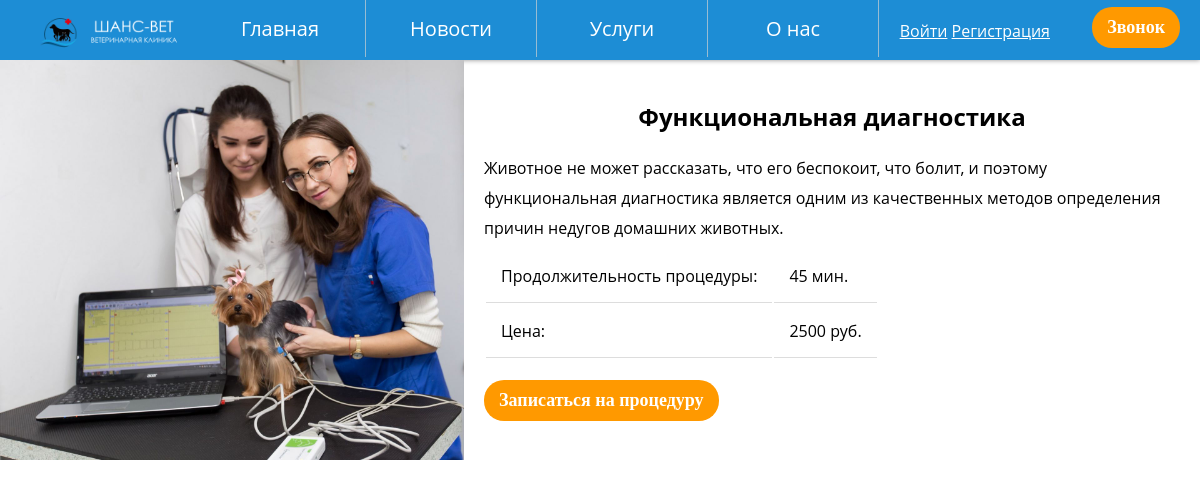
The page /tour.php?tour=3 on the database its author committed.
### tables this page shows
CREATE TABLE `tours` (
  `id_tour` int(11) NOT NULL,
  `title` varchar(100) NOT NULL,
  `description` varchar(500) NOT NULL,
  `length` int(11) NOT NULL,
  `duration` int(11) NOT NULL,
  `image` varchar(200) NOT NULL,
  `popular` tinyint(1) NOT NULL,
  `id_direction` int(11) NOT NULL
);

### tour.php (the view, shortened to what this page needs)
<!doctype html>
<html lang="ru">
  <head>
    <link rel="stylesheet" type="text/css" href="css/style.css">
    <link rel="stylesheet" type="text/css" href="css/steps.css">
  </head>
  <body>
        <nav>
        <ul id="navbar">
        <li id="title"><img src="img/car.png" id="logo"></li>
                <li><a href="index.php">Главная</a></li>
                <li><a href="#">Новости</a></li>
                <li><a href="#">Услуги</a>
                </li>
                <li><a href="#">О нас</a></li>
              </ul>
              <div class="auth">
                  <a class="popup-open" href="#">Войти</a>
                  <a class="" href="registration.php">Регистрация</a>
              </div>
              <button class="order-trip">Звонок</button>
            </nav>
    <?php
        require_once 'connection.php';
        $link = mysqli_connect($host, $user, $password, $database)
            or die("Ошибка " . mysqli_error($link));
        $query ="SELECT * FROM tours WHERE id_tour = ".$_GET["tour"]."";
    ?>
<article>
    <?php
                $result = mysqli_query($link, $query) or die("Ошибка " . mysqli_error($link));
                if($result)
                {
                    while($row = mysqli_fetch_array($result)) {
                       print '
                       <div class="tour-container">
                        <div class="tour-image">
                            <img class="big-photo-tour" src="'.$row["image"].'">
                        </div>
                          <div class="tour-info">
                            <h1>'.$row["title"].'</h1>
                            <p style="line-height: 30px;">'.$row["description"].'</p>
                            <table>
                              <tr>
                                <td>Продолжительность процедуры:</td><td>'.$row["length"].' мин.</td>
                              </tr>
                              <tr>
                                <td>Цена: </td><td>'.$row["duration"].' руб.</td>
                              </tr>
                            </table>
                            <button>Записаться на процедуру</button>
                          </div>
                        </div>';
                      }
                };
      ?>
</article>
     </body>
</html>

### css/style.css (style rules this page uses)
* { margin: 0; padding: 0; }
body { font-family: 'Montserrat', 'Open Sans', sans-serif; }
a { color: #fff; }
#logo { width: 170px; }
#navbar, #navbar ul { margin: 0; padding: 0; list-style-type: none; }
#navbar { height: 60px; background-color: #1D8DD5; box-shadow: 0 0 5px #8d8c8c; padding-left: 25px; min-width: 470px; font-size: 20px; }
#navbar li { float: left; position: relative; height: 100%; }
#navbar li a { display: block; padding: 15px 10px 15px 10px; width: 150px; color: #fff; border-right: 0.5px solid rgb(151, 188, 211); text-decoration: none; text-align: center; }
.auth { position: absolute; top: 20px; right: 150px; }
button { background: #f90; color: #fff; padding: 10px 15px; border-radius: 20px; border: 0; font-family: 'Century Gothic'; font-weight: bold; font-size: 18px; }
::placeholder { color: #8d8d8d; }
.order-trip { position: absolute; top: 7px; right: 20px; }
h1, h3 { text-align: center; margin: 20px 0 20px 0; }
h4, p { margin-bottom: 5px; }
.tour-container { display: flex; }
.tour-image { overflow: hidden; position:relative; width: 40vw; height: 50vh; }
.tour-image img { position: absolute; height: 100%; bottom: 0px; }
.tour-info { width: 60vw; flex-direction: column; padding: 20px; }
table { margin-bottom: 20px; }
th, td { padding: 15px; border-bottom: 1px solid #ddd; }

### rows shown on the page
tours: image (picture), title "Функциональная диагностика", description "Животное не может рассказать, что его беспокоит, что болит, и поэтому функциональная диагностика является одним из качественных методов определения причин недугов домашних животных.", length "45", duration "2500"
